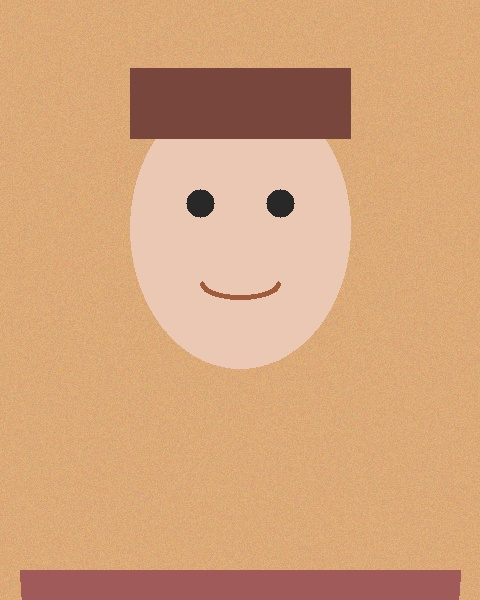
#> input picture work/api_photo.jpg, 480 x 600 px; its folder holds only this picture in this run
$ python -i character.py   (imports and definitions only)
#> lines starting #> are read from the running program, lines starting #| are printed output that depends on the picture
#> in analyze_photo, img is the input picture: shape (600, 480, 3); mean B, G, R 123.3, 164.1, 212.7
"""Character memory: your persistent on-screen character.

You train the character by uploading photos of it (a person, a drawing,
an avatar, a mascot). The system extracts and REMEMBERS:

  * face region  -> saved face crop + ahash (perceptual hash)
  * color palette -> dominant colors of the character
  * body/full figure -> the reference photos themselves

Those are stored on disk under characters/<id>/, so every new video
re-uses the exact same character. When you add more photos, the face
hash + palette distance tell the UI whether the photo "looks like the
same character" (rough match — good enough for a local studio).

The render asset (avatar.png) is a feathered cutout of the person. If
`rembg` is installed it does a real background removal; otherwise a
soft elliptical mask is generated so the studio works with zero extras.
"""
import cv2
import json
import os
import shutil
import time
import uuid
import numpy as np

# Bundled Haar cascade from the legacy project (the opencv wheels ship
# without the actual XML file — confirmed empirically).
_REPO_CASCADE = os.path.join(os.path.dirname(os.path.dirname(os.path.abspath(__file__))),
                             "src", "haarcascade_frontalface_default.xml")


STANDARD_POSES = [
    "idle", "point_left", "point_right", "point_up", "explain",
    "think", "wave", "laugh", "sleep", "eat", "sad", "surprised"
]


class CharacterStore:
    def __init__(self, root):
        self.root = os.path.join(root, "characters")
        os.makedirs(self.root, exist_ok=True)

    def _dir(self, char_id):
        return os.path.join(self.root, char_id)

    def _profile_path(self, char_id):
        return os.path.join(self._dir(char_id), "profile.json")

    def _actions_dir(self, char_id):
        return os.path.join(self._dir(char_id), "actions")

    def _actions_json_path(self, char_id):
        return os.path.join(self._dir(char_id), "actions.json")

    # [243 lines left out: functions list, get, _save, get_actions, _save_actions, add_action and 6 more, not called in this run]


def detect_face(img):
    """Returns (x, y, w, h) of the largest frontal face or None."""
    cascade_path = _REPO_CASCADE if os.path.exists(_REPO_CASCADE) else os.path.join(
        cv2.data.haarcascades, "haarcascade_frontalface_default.xml")
    try:
        cascade = cv2.CascadeClassifier(cascade_path)
    except Exception:
        cascade = None
    if cascade is None or getattr(cascade, "empty", lambda: True)():
        return None
    gray = cv2.cvtColor(img, cv2.COLOR_BGR2GRAY)
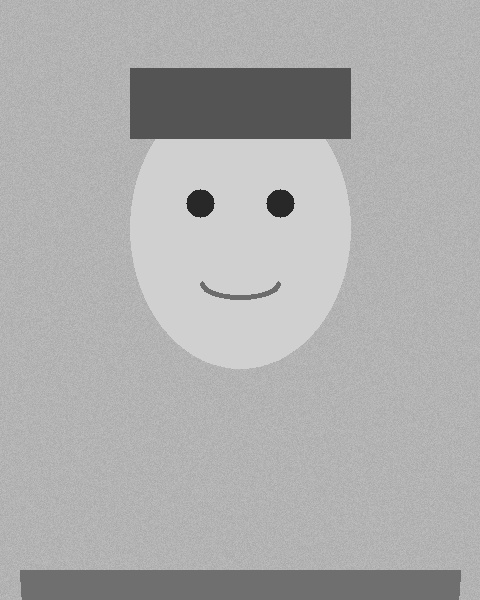
#> gray: shape (600, 480); min 34, max 215, mean 174
    gray = cv2.equalizeHist(gray)
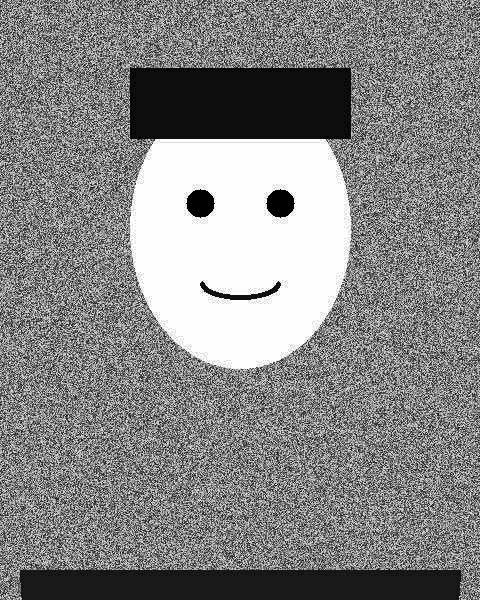
#> gray: shape (600, 480); min 0, max 255, mean 134.1
    for scale in (1.0, 0.5):
        g = gray if scale == 1.0 else cv2.resize(gray, None, fx=scale, fy=scale)
        faces = cascade.detectMultiScale(g, scaleFactor=1.1, minNeighbors=5, minSize=(30, 30))
        if len(faces) > 0:
            fx, fy, fw, fh = max(faces, key=lambda f: f[2] * f[3])
            fx, fy, fw, fh = int(fx / scale), int(fy / scale), int(fw / scale), int(fh / scale)
            return (fx, fy, fw, fh)
#> this loop made 1 pass
#> (fx, fy, fw, fh) on pass 1: (103, 98, 276, 276)
    return None


def extract_palette(img, k=5):
    """Dominant colors via k-means on downsampled pixels. Returns [[r,g,b],...]."""
    small = cv2.resize(img, (64, 64), interpolation=cv2.INTER_AREA)
    pts = small.reshape(-1, 3).astype(np.float32)
    criteria = (cv2.TERM_CRITERIA_EPS + cv2.TERM_CRITERIA_MAX_ITER, 10, 1.0)
    _, labels, centers = cv2.kmeans(pts, k, None, criteria, 4, cv2.KMEANS_PP_CENTERS)
    counts = np.bincount(labels.flatten(), minlength=k)
    order = np.argsort(-counts)
    return [[int(c[2]), int(c[1]), int(c[0])] for c in centers[order]]  # BGR -> RGB


def ahash(gray, size=8):
    """Average perceptual hash -> 64-bit int."""
    small = cv2.resize(gray, (size, size), interpolation=cv2.INTER_AREA)
    bits = small < small.mean()
    val = 0
    for row in bits:
        for bit in row:
            val = (val << 1) | int(bit)
    return val


# [19 lines left out: functions hamming, palette_distance, not called in this run]


def _color_close(c1, c2, tol=60):
    return all(abs(int(c1[i]) - int(c2[i])) <= tol for i in range(3))


# [410 lines left out: functions _cap_size, make_avatar, generate_pose_fallback, _try_generate_ai_pose_image, _prepare_rgb_square_image, _call_hosted_pose_transfer_api, not called in this run]


def analyze_photo(path):
    img = cv2.imread(path, cv2.IMREAD_COLOR)
    if img is None:
        raise ValueError("Could not read image file.")
    face = detect_face(img)
#> face = (103, 98, 276, 276)
    if face is not None:
        x, y, fw, fh = face
#> x = 103; y = 98; fw = 276; fh = 276
        pad = int(fw * 0.3)
#> pad = 82
        x0, y0 = max(0, x - pad), max(0, y - pad)
#> x0 = 21; y0 = 16
        x1, y1 = min(img.shape[1], x + fw + pad), min(img.shape[0], y + fh + pad)
#> x1 = 461; y1 = 456
        face_region = img[y0:y1, x0:x1]
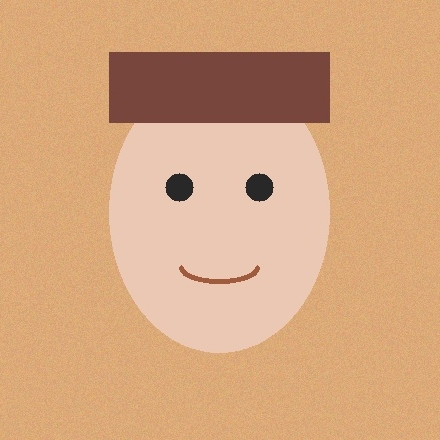
#> face_region: shape (440, 440, 3); mean B, G, R 127, 166.9, 213.5
    else:
        face_region = img
    gray = cv2.cvtColor(face_region, cv2.COLOR_BGR2GRAY)
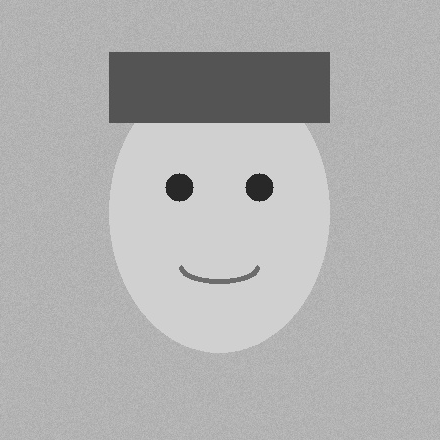
#> gray: shape (440, 440); min 34, max 215, mean 176.2
    return {
        "face_detected": face is not None,
        "face_hash": int(ahash(gray)),
        "face_w": int(face_region.shape[1]),
        "face_h": int(face_region.shape[0]),
        "palette": extract_palette(face_region if face is not None else img, k=5),
    }
#> the loop in ahash, `for row in bits:` made 8 passes
#> row on passes 1 to 8: [False, False, True, True, True, True, False, False], [False, False, True, True, True, True, False, False], [False, False, True, False, False, True, False, False], [False, False, False, True, True, False, False, False], [False, False, False, False, False, False, False, False], [False, False, False, False, False, False, False, False], [False, False, False, False, False, False, False, False], [False, False, False, False, False, False, False, False]
#> after the loop in ahash, `for row in bits:`: val = 4340383826376130560
#> in extract_palette, `small = cv2.resize(img, (64, 64), interpolation=cv2.INTER_AREA)`:
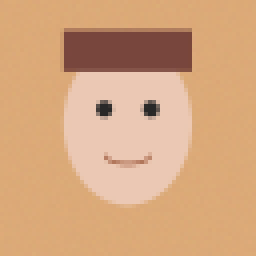
#> small: shape (64, 64, 3) (shown 4 times larger); mean B, G, R 127, 166.9, 213.5
#> in extract_palette, `_, labels, centers = cv2.kmeans(pts, k, None, criteria, 4, cv2.KMEANS_..`: labels = 4096 values, max 4 at index 1689, min 0 at index 0, mean 0.542; centers = [[120, 169.5, 219.4], [62.54, 71.83, 120.7], [179, 199.5, 234.6], [98.1, 127.5, 176.6], [41.41, 42, 42.82]]
#> in extract_palette, `counts = np.bincount(labels.flatten(), minlength=k)`: counts = [2860, 329, 848, 42, 17]
#> in extract_palette, `order = np.argsort(-counts)`: order = [0, 2, 1, 3, 4]

>>> result = analyze_photo('../work/api_photo.jpg')
#> result = {'face_detected': True, 'face_hash': 4340383826376130560, 'face_w': 440, 'face_h': 440, 'palette': [[219, 169, 119], [234, 199, 178], [120, 71, 62], [176, 127, 98], [42, 42, 41]]}
